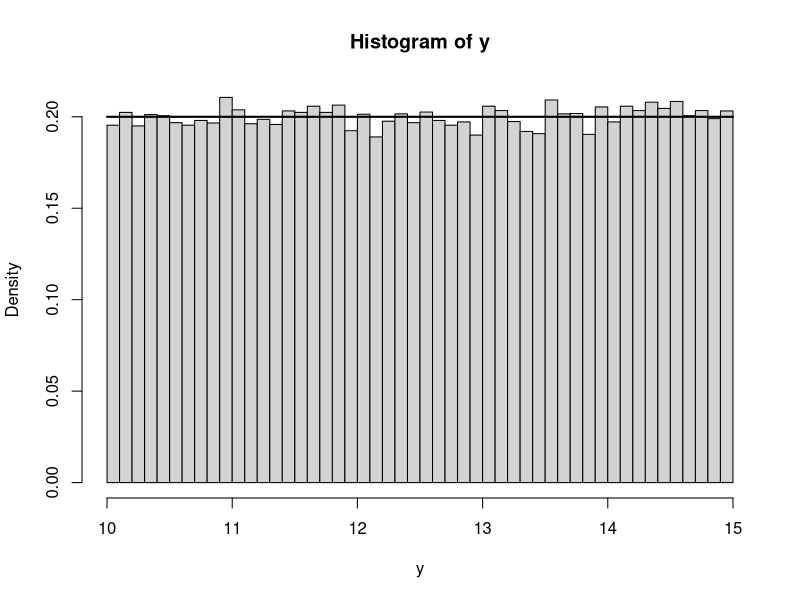
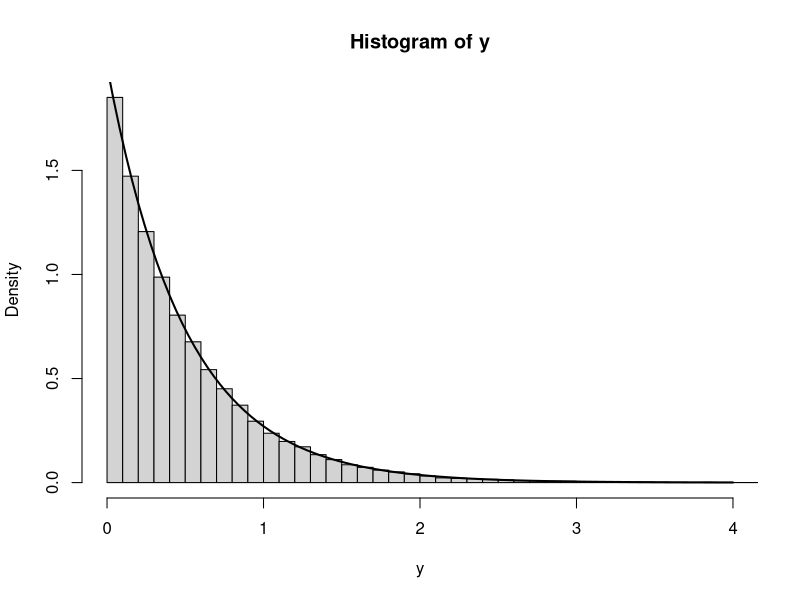
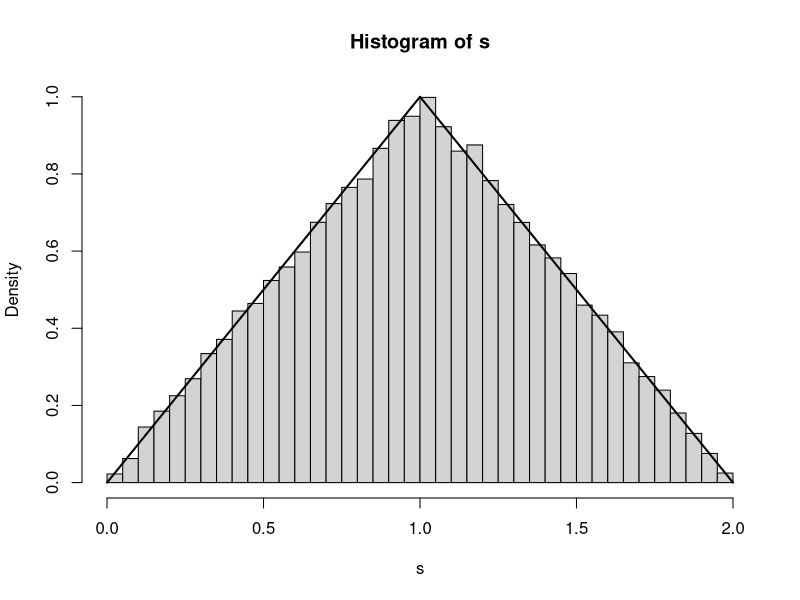

Write R code to recreate these figures, in order.
## ---- chunk 1
x <- -2:2
px <- c(.1,.2,.4,.2,.1)
y <- x^2
aggregate(px, by = list(Y = y), FUN = sum)
## ---- chunk 2
set.seed(2026)
x <- runif(50000)
y <- 10 + 5*x
hist(y, probability = TRUE, breaks = 40)
curve(dunif(x, 10, 15), add = TRUE, lwd = 2)
## ---- chunk 3
set.seed(2026)
lambda <- 2
u <- runif(50000)
y <- -log(u)/lambda
hist(y, probability = TRUE, breaks = 60, xlim = c(0,4))
curve(dexp(x, rate = lambda), add = TRUE, lwd = 2)
## ---- chunk 4
p <- rep(1/6, 6)
ps <- convolve(p, rev(p), type = "open")
s <- 2:12
data.frame(Suma = s, Probabilidad = ps)
## ---- chunk 5
set.seed(2026)
s <- runif(50000) + runif(50000)
hist(s, probability = TRUE, breaks = 50)
curve(ifelse(x < 0 | x > 2, 0,
             ifelse(x < 1, x, 2-x)),
      from = 0, to = 2, add = TRUE, lwd = 2)
